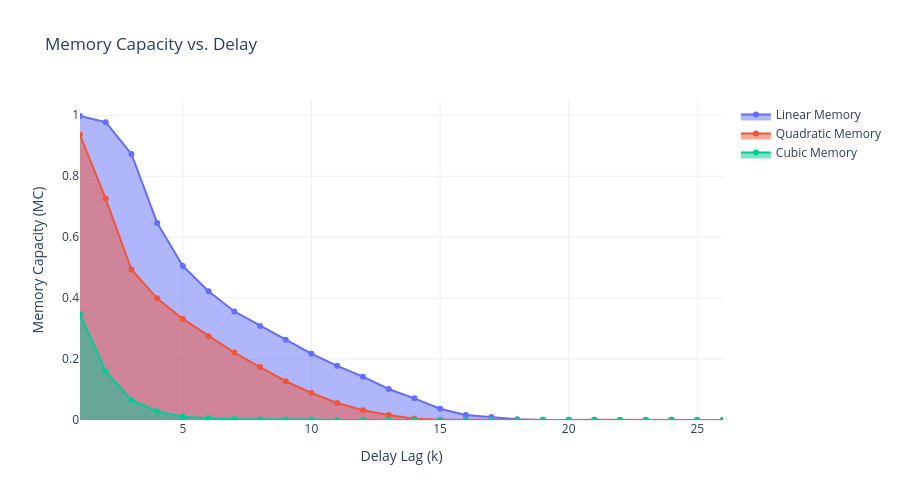

The code cell stored with this chart in its notebook:
### Code cell
delays = np.arange(1, k_max + 1)

active_lags_1 = max(
    np.where(c_deg1 > 0.01)[0][-1],
    np.where(c_deg2 > 0.01)[0][-1],
    np.where(c_deg3 > 0.01)[0][-1],
)
max_active_delay = delays[active_lags_1] + 10

fig = go.Figure()

fig.add_trace(
    go.Scatter(
        x=delays,
        y=c_deg1,
        mode="lines+markers",
        name="Linear Memory",
        fill="tozeroy",
    )
)
fig.add_trace(
    go.Scatter(
        x=delays,
        y=c_deg2,
        mode="lines+markers",
        name="Quadratic Memory",
        fill="tozeroy",
    )
)
fig.add_trace(
    go.Scatter(
        x=delays,
        y=c_deg3,
        mode="lines+markers",
        name="Cubic Memory",
        fill="tozeroy",
    )
)

fig.update_layout(
    title=f"Memory Capacity vs. Delay",
    xaxis_title="Delay Lag (k)",
    yaxis_title="Memory Capacity (MC)",
    xaxis=dict(range=[1, max_active_delay]),
    yaxis=dict(range=[0, 1.05]),
    template="plotly_white",
    width=900,
    height=500,
)

fig.show()

### Figure 1 — Plotly figure (JSON) as saved in the notebook; plotly's stock layout.template omitted (floating-point values rounded to 4 significant figures; data arrays with more than 128 entries replaced by an {"elided": "..."} marker saying what was removed)
{"data": [{"fill": "tozeroy", "mode": "lines+markers", "name": "Linear Memory", "type": "scatter", "x": {"elided": "600 int values"}, "y": {"elided": "600 float values"}}, {"fill": "tozeroy", "mode": "lines+markers", "name": "Quadratic Memory", "type": "scatter", "x": {"elided": "600 int values"}, "y": {"elided": "600 float values"}}, {"fill": "tozeroy", "mode": "lines+markers", "name": "Cubic Memory", "type": "scatter", "x": {"elided": "600 int values"}, "y": {"elided": "600 float values"}}], "layout": {"height": 500, "title": {"text": "Memory Capacity vs. Delay"}, "width": 900, "xaxis": {"range": [1, 26], "title": {"text": "Delay Lag (k)"}}, "yaxis": {"range": [0, 1.05], "title": {"text": "Memory Capacity (MC)"}}}}
